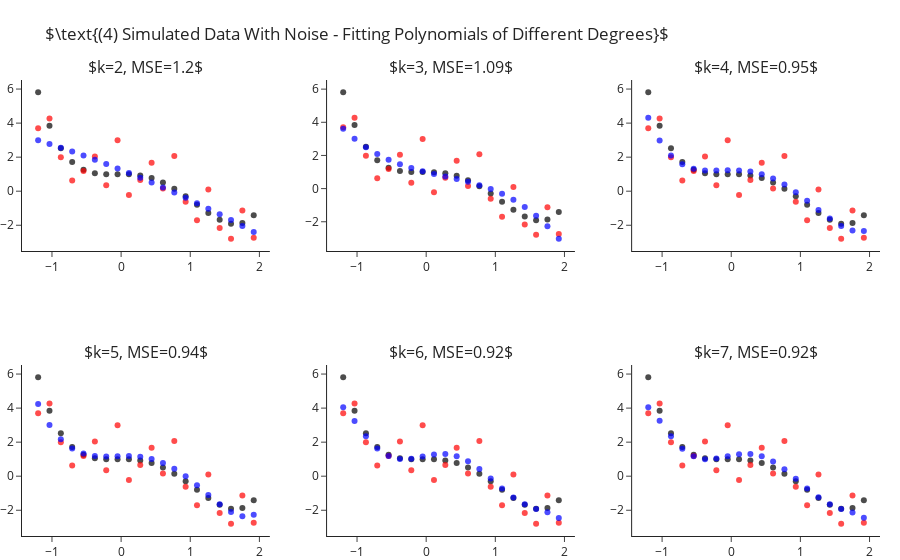

The cell this chart's notebook holds for it:
### Markdown cell above
## Fitting Polynomial Of Different Degrees - With Sample Noise

Still fitting for different values of $k$, let us add some standard Gaussian noise (i.e. $\mathcal{N}\left(0,1\right)$).
This time we observe two things:
- Even for the correct $k=4$ model we are not able to achieve zero MSE.
- As we increase $4<k\rightarrow 7$ we manage to decrease the error more and more.

### Code cell
y = y_ + np.random.normal(size=len(y_))

ks = range(2, 8)
fig = make_subplots(2, 3, subplot_titles=list(ks))
for i, k in enumerate(ks):
    r,c = i//3+1, i%3+1 
    
    y_hat = make_pipeline(PolynomialFeatures(k), LinearRegression(fit_intercept=False)).fit(X, y).predict(X)
    fig.add_traces([go.Scatter(x=x, y=y_, mode="markers", name="Real Points",  marker=dict(color="black", opacity=.7), showlegend=False),
                    go.Scatter(x=x, y=y, mode="markers", name="Observed Points",  marker=dict(color="red", opacity=.7), showlegend=False), 
                    go.Scatter(x=x, y=y_hat, mode="markers", name="Predicted Points",  marker=dict(color="blue", opacity=.7), showlegend=False)], rows=r, cols=c)
    fig["layout"]["annotations"][i]["text"] = rf"$k={{0}}, MSE={{1}}$".format(k, round(np.mean((y-y_hat)**2), 2))

fig.update_layout(title=r"$\text{(4) Simulated Data With Noise - Fitting Polynomials of Different Degrees}$", margin=dict(t=80)).show()

### Figure 1 — Plotly figure (JSON) as saved in the notebook; plotly's stock layout.template omitted (floating-point values rounded to 4 significant figures)
{"data": [{"marker": {"color": "black", "opacity": 0.7}, "mode": "markers", "name": "Real Points", "showlegend": false, "type": "scatter", "x": [-1.2, -1.036, -0.8718, -0.7077, -0.5436, -0.3795, -0.2154, -0.05128, 0.1128, 0.2769, 0.441, 0.6051, 0.7692, 0.9333, 1.097, 1.262, 1.426, 1.59, 1.754, 1.918], "xaxis": "x", "y": [5.81, 3.838, 2.523, 1.709, 1.261, 1.058, 0.9989, 0.999, 0.9909, 0.9251, 0.769, 0.5078, 0.1439, -0.3028, -0.7951, -1.278, -1.68, -1.912, -1.866, -1.418], "yaxis": "y"}, {"marker": {"color": "red", "opacity": 0.7}, "mode": "markers", "name": "Observed Points", "showlegend": false, "type": "scatter", "x": [-1.2, -1.036, -0.8718, -0.7077, -0.5436, -0.3795, -0.2154, -0.05128, 0.1128, 0.2769, 0.441, 0.6051, 0.7692, 0.9333, 1.097, 1.262, 1.426, 1.59, 1.754, 1.918], "xaxis": "x", "y": [3.704, 4.267, 1.989, 0.6234, 1.184, 2.036, 0.3512, 2.992, -0.2225, 0.659, 1.677, 0.1581, 2.074, -0.6126, -1.704, 0.0931, -2.162, -2.79, -1.131, -2.735], "yaxis": "y"}, {"marker": {"color": "blue", "opacity": 0.7}, "mode": "markers", "name": "Predicted Points", "showlegend": false, "type": "scatter", "x": [-1.2, -1.036, -0.8718, -0.7077, -0.5436, -0.3795, -0.2154, -0.05128, 0.1128, 0.2769, 0.441, 0.6051, 0.7692, 0.9333, 1.097, 1.262, 1.426, 1.59, 1.754, 1.918], "xaxis": "x", "y": [2.989, 2.777, 2.557, 2.329, 2.093, 1.849, 1.597, 1.337, 1.07, 0.7944, 0.5111, 0.2198, -0.07929, -0.3863, -0.7012, -1.024, -1.355, -1.693, -2.04, -2.394], "yaxis": "y"}, {"marker": {"color": "black", "opacity": 0.7}, "mode": "markers", "name": "Real Points", "showlegend": false, "type": "scatter", "x": [-1.2, -1.036, -0.8718, -0.7077, -0.5436, -0.3795, -0.2154, -0.05128, 0.1128, 0.2769, 0.441, 0.6051, 0.7692, 0.9333, 1.097, 1.262, 1.426, 1.59, 1.754, 1.918], "xaxis": "x2", "y": [5.81, 3.838, 2.523, 1.709, 1.261, 1.058, 0.9989, 0.999, 0.9909, 0.9251, 0.769, 0.5078, 0.1439, -0.3028, -0.7951, -1.278, -1.68, -1.912, -1.866, -1.418], "yaxis": "y2"}, {"marker": {"color": "red", "opacity": 0.7}, "mode": "markers", "name": "Observed Points", "showlegend": false, "type": "scatter", "x": [-1.2, -1.036, -0.8718, -0.7077, -0.5436, -0.3795, -0.2154, -0.05128, 0.1128, 0.2769, 0.441, 0.6051, 0.7692, 0.9333, 1.097, 1.262, 1.426, 1.59, 1.754, 1.918], "xaxis": "x2", "y": [3.704, 4.267, 1.989, 0.6234, 1.184, 2.036, 0.3512, 2.992, -0.2225, 0.659, 1.677, 0.1581, 2.074, -0.6126, -1.704, 0.0931, -2.162, -2.79, -1.131, -2.735], "yaxis": "y2"}, {"marker": {"color": "blue", "opacity": 0.7}, "mode": "markers", "name": "Predicted Points", "showlegend": false, "type": "scatter", "x": [-1.2, -1.036, -0.8718, -0.7077, -0.5436, -0.3795, -0.2154, -0.05128, 0.1128, 0.2769, 0.441, 0.6051, 0.7692, 0.9333, 1.097, 1.262, 1.426, 1.59, 1.754, 1.918], "xaxis": "x2", "y": [3.618, 3.009, 2.502, 2.084, 1.743, 1.465, 1.238, 1.049, 0.8837, 0.7302, 0.5753, 0.406, 0.2094, -0.02754, -0.3178, -0.6743, -1.11, -1.638, -2.271, -3.023], "yaxis": "y2"}, {"marker": {"color": "black", "opacity": 0.7}, "mode": "markers", "name": "Real Points", "showlegend": false, "type": "scatter", "x": [-1.2, -1.036, -0.8718, -0.7077, -0.5436, -0.3795, -0.2154, -0.05128, 0.1128, 0.2769, 0.441, 0.6051, 0.7692, 0.9333, 1.097, 1.262, 1.426, 1.59, 1.754, 1.918], "xaxis": "x3", "y": [5.81, 3.838, 2.523, 1.709, 1.261, 1.058, 0.9989, 0.999, 0.9909, 0.9251, 0.769, 0.5078, 0.1439, -0.3028, -0.7951, -1.278, -1.68, -1.912, -1.866, -1.418], "yaxis": "y3"}, {"marker": {"color": "red", "opacity": 0.7}, "mode": "markers", "name": "Observed Points", "showlegend": false, "type": "scatter", "x": [-1.2, -1.036, -0.8718, -0.7077, -0.5436, -0.3795, -0.2154, -0.05128, 0.1128, 0.2769, 0.441, 0.6051, 0.7692, 0.9333, 1.097, 1.262, 1.426, 1.59, 1.754, 1.918], "xaxis": "x3", "y": [3.704, 4.267, 1.989, 0.6234, 1.184, 2.036, 0.3512, 2.992, -0.2225, 0.659, 1.677, 0.1581, 2.074, -0.6126, -1.704, 0.0931, -2.162, -2.79, -1.131, -2.735], "yaxis": "y3"}, {"marker": {"color": "blue", "opacity": 0.7}, "mode": "markers", "name": "Predicted Points", "showlegend": false, "type": "scatter", "x": [-1.2, -1.036, -0.8718, -0.7077, -0.5436, -0.3795, -0.2154, -0.05128, 0.1128, 0.2769, 0.441, 0.6051, 0.7692, 0.9333, 1.097, 1.262, 1.426, 1.59, 1.754, 1.918], "xaxis": "x3", "y": [4.308, 2.972, 2.102, 1.585, 1.32, 1.221, 1.211, 1.228, 1.221, 1.153, 0.9985, 0.7438, 0.3886, -0.05497, -0.5625, -1.097, -1.61, -2.038, -2.308, -2.332], "yaxis": "y3"}, {"marker": {"color": "black", "opacity": 0.7}, "mode": "markers", "name": "Real Points", "showlegend": false, "type": "scatter", "x": [-1.2, -1.036, -0.8718, -0.7077, -0.5436, -0.3795, -0.2154, -0.05128, 0.1128, 0.2769, 0.441, 0.6051, 0.7692, 0.9333, 1.097, 1.262, 1.426, 1.59, 1.754, 1.918], "xaxis": "x4", "y": [5.81, 3.838, 2.523, 1.709, 1.261, 1.058, 0.9989, 0.999, 0.9909, 0.9251, 0.769, 0.5078, 0.1439, -0.3028, -0.7951, -1.278, -1.68, -1.912, -1.866, -1.418], "yaxis": "y4"}, {"marker": {"color": "red", "opacity": 0.7}, "mode": "markers", "name": "Observed Points", "showlegend": false, "type": "scatter", "x": [-1.2, -1.036, -0.8718, -0.7077, -0.5436, -0.3795, -0.2154, -0.05128, 0.1128, 0.2769, 0.441, 0.6051, 0.7692, 0.9333, 1.097, 1.262, 1.426, 1.59, 1.754, 1.918], "xaxis": "x4", "y": [3.704, 4.267, 1.989, 0.6234, 1.184, 2.036, 0.3512, 2.992, -0.2225, 0.659, 1.677, 0.1581, 2.074, -0.6126, -1.704, 0.0931, -2.162, -2.79, -1.131, -2.735], "yaxis": "y4"}, {"marker": {"color": "blue", "opacity": 0.7}, "mode": "markers", "name": "Predicted Points", "showlegend": false, "type": "scatter", "x": [-1.2, -1.036, -0.8718, -0.7077, -0.5436, -0.3795, -0.2154, -0.05128, 0.1128, 0.2769, 0.441, 0.6051, 0.7692, 0.9333, 1.097, 1.262, 1.426, 1.59, 1.754, 1.918], "xaxis": "x4", "y": [4.24, 3.012, 2.166, 1.628, 1.327, 1.193, 1.163, 1.177, 1.183, 1.139, 1.013, 0.7818, 0.4395, -0.007225, -0.5353, -1.104, -1.653, -2.102, -2.347, -2.264], "yaxis": "y4"}, {"marker": {"color": "black", "opacity": 0.7}, "mode": "markers", "name": "Real Points", "showlegend": false, "type": "scatter", "x": [-1.2, -1.036, -0.8718, -0.7077, -0.5436, -0.3795, -0.2154, -0.05128, 0.1128, 0.2769, 0.441, 0.6051, 0.7692, 0.9333, 1.097, 1.262, 1.426, 1.59, 1.754, 1.918], "xaxis": "x5", "y": [5.81, 3.838, 2.523, 1.709, 1.261, 1.058, 0.9989, 0.999, 0.9909, 0.9251, 0.769, 0.5078, 0.1439, -0.3028, -0.7951, -1.278, -1.68, -1.912, -1.866, -1.418], "yaxis": "y5"}, {"marker": {"color": "red", "opacity": 0.7}, "mode": "markers", "name": "Observed Points", "showlegend": false, "type": "scatter", "x": [-1.2, -1.036, -0.8718, -0.7077, -0.5436, -0.3795, -0.2154, -0.05128, 0.1128, 0.2769, 0.441, 0.6051, 0.7692, 0.9333, 1.097, 1.262, 1.426, 1.59, 1.754, 1.918], "xaxis": "x5", "y": [3.704, 4.267, 1.989, 0.6234, 1.184, 2.036, 0.3512, 2.992, -0.2225, 0.659, 1.677, 0.1581, 2.074, -0.6126, -1.704, 0.0931, -2.162, -2.79, -1.131, -2.735], "yaxis": "y5"}, {"marker": {"color": "blue", "opacity": 0.7}, "mode": "markers", "name": "Predicted Points", "showlegend": false, "type": "scatter", "x": [-1.2, -1.036, -0.8718, -0.7077, -0.5436, -0.3795, -0.2154, -0.05128, 0.1128, 0.2769, 0.441, 0.6051, 0.7692, 0.9333, 1.097, 1.262, 1.426, 1.59, 1.754, 1.918], "xaxis": "x5", "y": [4.052, 3.239, 2.347, 1.627, 1.182, 1.006, 1.032, 1.158, 1.279, 1.306, 1.179, 0.8775, 0.4206, -0.1383, -0.7224, -1.249, -1.653, -1.92, -2.12, -2.452], "yaxis": "y5"}, {"marker": {"color": "black", "opacity": 0.7}, "mode": "markers", "name": "Real Points", "showlegend": false, "type": "scatter", "x": [-1.2, -1.036, -0.8718, -0.7077, -0.5436, -0.3795, -0.2154, -0.05128, 0.1128, 0.2769, 0.441, 0.6051, 0.7692, 0.9333, 1.097, 1.262, 1.426, 1.59, 1.754, 1.918], "xaxis": "x6", "y": [5.81, 3.838, 2.523, 1.709, 1.261, 1.058, 0.9989, 0.999, 0.9909, 0.9251, 0.769, 0.5078, 0.1439, -0.3028, -0.7951, -1.278, -1.68, -1.912, -1.866, -1.418], "yaxis": "y6"}, {"marker": {"color": "red", "opacity": 0.7}, "mode": "markers", "name": "Observed Points", "showlegend": false, "type": "scatter", "x": [-1.2, -1.036, -0.8718, -0.7077, -0.5436, -0.3795, -0.2154, -0.05128, 0.1128, 0.2769, 0.441, 0.6051, 0.7692, 0.9333, 1.097, 1.262, 1.426, 1.59, 1.754, 1.918], "xaxis": "x6", "y": [3.704, 4.267, 1.989, 0.6234, 1.184, 2.036, 0.3512, 2.992, -0.2225, 0.659, 1.677, 0.1581, 2.074, -0.6126, -1.704, 0.0931, -2.162, -2.79, -1.131, -2.735], "yaxis": "y6"}, {"marker": {"color": "blue", "opacity": 0.7}, "mode": "markers", "name": "Predicted Points", "showlegend": false, "type": "scatter", "x": [-1.2, -1.036, -0.8718, -0.7077, -0.5436, -0.3795, -0.2154, -0.05128, 0.1128, 0.2769, 0.441, 0.6051, 0.7692, 0.9333, 1.097, 1.262, 1.426, 1.59, 1.754, 1.918], "xaxis": "x6", "y": [4.043, 3.257, 2.351, 1.617, 1.169, 1.001, 1.037, 1.169, 1.29, 1.31, 1.174, 0.8668, 0.4097, -0.1429, -0.7169, -1.236, -1.643, -1.925, -2.138, -2.443], "yaxis": "y6"}], "layout": {"annotations": [{"font": {"size": 16}, "showarrow": false, "text": "$k=2, MSE=1.2$", "x": 0.1444, "xanchor": "center", "xref": "paper", "y": 1, "yanchor": "bottom", "yref": "paper"}, {"font": {"size": 16}, "showarrow": false, "text": "$k=3, MSE=1.09$", "x": 0.5, "xanchor": "center", "xref": "paper", "y": 1, "yanchor": "bottom", "yref": "paper"}, {"font": {"size": 16}, "showarrow": false, "text": "$k=4, MSE=0.95$", "x": 0.8556, "xanchor": "center", "xref": "paper", "y": 1, "yanchor": "bottom", "yref": "paper"}, {"font": {"size": 16}, "showarrow": false, "text": "$k=5, MSE=0.94$", "x": 0.1444, "xanchor": "center", "xref": "paper", "y": 0.375, "yanchor": "bottom", "yref": "paper"}, {"font": {"size": 16}, "showarrow": false, "text": "$k=6, MSE=0.92$", "x": 0.5, "xanchor": "center", "xref": "paper", "y": 0.375, "yanchor": "bottom", "yref": "paper"}, {"font": {"size": 16}, "showarrow": false, "text": "$k=7, MSE=0.92$", "x": 0.8556, "xanchor": "center", "xref": "paper", "y": 0.375, "yanchor": "bottom", "yref": "paper"}], "margin": {"t": 80}, "title": {"text": "$\\text{(4) Simulated Data With Noise - Fitting Polynomials of Different Degrees}$"}, "xaxis": {"anchor": "y", "domain": [0, 0.2889]}, "xaxis2": {"anchor": "y2", "domain": [0.3556, 0.6444]}, "xaxis3": {"anchor": "y3", "domain": [0.7111, 1]}, "xaxis4": {"anchor": "y4", "domain": [0, 0.2889]}, "xaxis5": {"anchor": "y5", "domain": [0.3556, 0.6444]}, "xaxis6": {"anchor": "y6", "domain": [0.7111, 1]}, "yaxis": {"anchor": "x", "domain": [0.625, 1]}, "yaxis2": {"anchor": "x2", "domain": [0.625, 1]}, "yaxis3": {"anchor": "x3", "domain": [0.625, 1]}, "yaxis4": {"anchor": "x4", "domain": [0, 0.375]}, "yaxis5": {"anchor": "x5", "domain": [0, 0.375]}, "yaxis6": {"anchor": "x6", "domain": [0, 0.375]}}}
